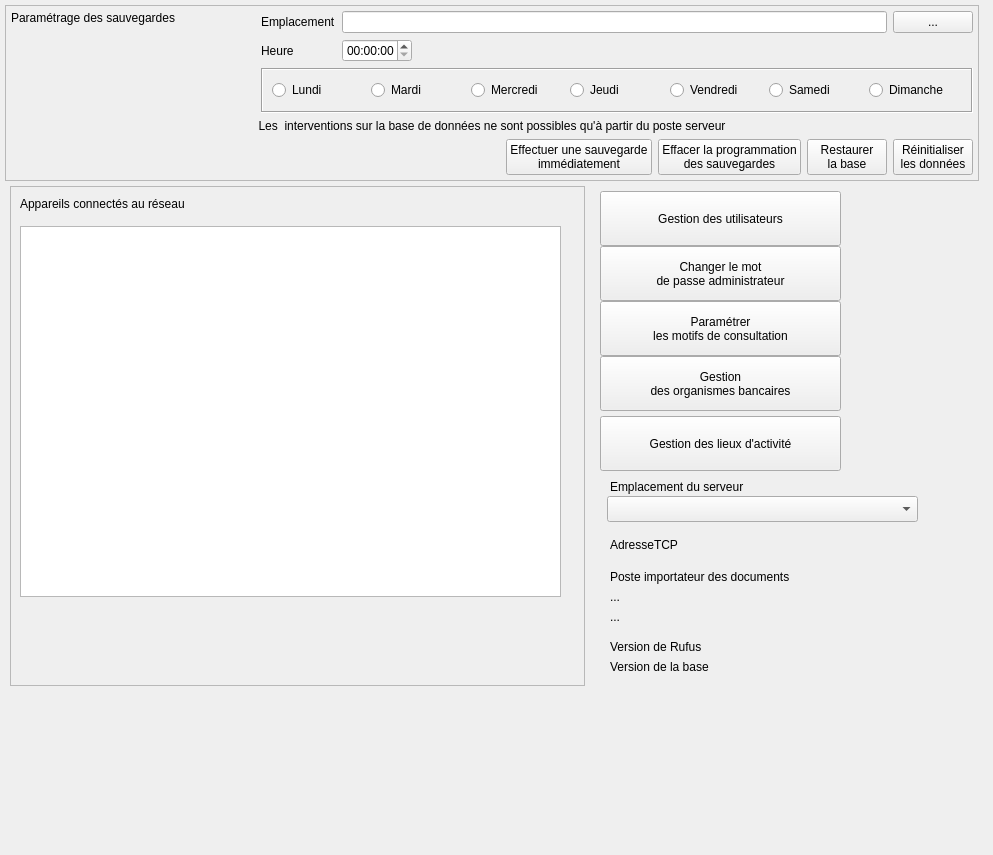
     <widget class="QWidget" name="GeneralParamtab">
      <property name="minimumSize">
       <size>
        <width>910</width>
        <height>800</height>
       </size>
      </property>
      <attribute name="title">
       <string>Général</string>
      </attribute>
      <widget class="QWidget" name="GeneralWidget" native="true">
       <property name="geometry">
        <rect>
         <x>0</x>
         <y>0</y>
         <width>984</width>
         <height>846</height>
        </rect>
       </property>
       <layout class="QVBoxLayout" name="GeneralLayout">
        <property name="spacing">
         <number>5</number>
        </property>
        <property name="leftMargin">
         <number>5</number>
        </property>
        <property name="topMargin">
         <number>5</number>
        </property>
        <property name="rightMargin">
         <number>5</number>
        </property>
        <property name="bottomMargin">
         <number>5</number>
        </property>
        <item>
         <widget class="QFrame" name="Sauvegardeframe">
          <property name="maximumSize">
           <size>
            <width>16777215</width>
            <height>240</height>
           </size>
          </property>
          <property name="focusPolicy">
           <enum>Qt::NoFocus</enum>
          </property>
          <property name="contextMenuPolicy">
           <enum>Qt::NoContextMenu</enum>
          </property>
          <property name="frameShape">
           <enum>QFrame::StyledPanel</enum>
          </property>
          <property name="frameShadow">
           <enum>QFrame::Raised</enum>
          </property>
          <layout class="QVBoxLayout" name="verticalLayout_3">
           <property name="leftMargin">
            <number>5</number>
           </property>
           <property name="topMargin">
            <number>5</number>
           </property>
           <property name="rightMargin">
            <number>5</number>
           </property>
           <property name="bottomMargin">
            <number>5</number>
           </property>
           <item>
            <layout class="QHBoxLayout" name="horizontalLayout_5">
             <item>
              <layout class="QVBoxLayout" name="verticalLayout_2">
               <item>
                <widget class="UpLabel" name="SauvegardeupLabel">
                 <property name="contextMenuPolicy">
                  <enum>Qt::NoContextMenu</enum>
                 </property>
                 <property name="text">
                  <string>Paramétrage des sauvegardes</string>
                 </property>
                </widget>
               </item>
               <item>
                <spacer name="verticalSpacer">
                 <property name="orientation">
                  <enum>Qt::Vertical</enum>
                 </property>
                 <property name="sizeHint" stdset="0">
                  <size>
                   <width>20</width>
                   <height>40</height>
                  </size>
                 </property>
                </spacer>
               </item>
              </layout>
             </item>
             <item>
              <layout class="QGridLayout" name="gridLayout_2">
               <item row="1" column="0">
                <spacer name="horizontalSpacer_6">
                 <property name="orientation">
                  <enum>Qt::Horizontal</enum>
                 </property>
                 <property name="sizeType">
                  <enum>QSizePolicy::Fixed</enum>
                 </property>
                 <property name="sizeHint" stdset="0">
                  <size>
                   <width>80</width>
                   <height>20</height>
                  </size>
                 </property>
                </spacer>
               </item>
               <item row="1" column="2">
                <widget class="QTimeEdit" name="HeureBackuptimeEdit">
                 <property name="maximumSize">
                  <size>
                   <width>70</width>
                   <height>16777215</height>
                  </size>
                 </property>
                 <property name="contextMenuPolicy">
                  <enum>Qt::NoContextMenu</enum>
                 </property>
                </widget>
               </item>
               <item row="0" column="2">
                <widget class="UpLineEdit" name="DirBackupuplineEdit">
                 <property name="focusPolicy">
                  <enum>Qt::NoFocus</enum>
                 </property>
                 <property name="contextMenuPolicy">
                  <enum>Qt::NoContextMenu</enum>
                 </property>
                 <property name="maxLength">
                  <number>150</number>
                 </property>
                 <property name="frame">
                  <bool>true</bool>
                 </property>
                </widget>
               </item>
               <item row="1" column="1">
                <widget class="QLabel" name="HoraireBackuplabel">
                 <property name="contextMenuPolicy">
                  <enum>Qt::NoContextMenu</enum>
                 </property>
                 <property name="text">
                  <string>Heure</string>
                 </property>
                </widget>
               </item>
               <item row="0" column="3">
                <widget class="QPushButton" name="DirBackuppushButton">
                 <property name="contextMenuPolicy">
                  <enum>Qt::NoContextMenu</enum>
                 </property>
                 <property name="text">
                  <string>...</string>
                 </property>
                </widget>
               </item>
               <item row="0" column="1">
                <widget class="QLabel" name="DirBackuplabel">
                 <property name="contextMenuPolicy">
                  <enum>Qt::NoContextMenu</enum>
                 </property>
                 <property name="text">
                  <string>Emplacement</string>
                 </property>
                </widget>
               </item>
               <item row="2" column="1" colspan="3">
                <widget class="QFrame" name="JourSauvegardeframe">
                 <property name="minimumSize">
                  <size>
                   <width>0</width>
                   <height>45</height>
                  </size>
                 </property>
                 <property name="maximumSize">
                  <size>
                   <width>16777215</width>
                   <height>45</height>
                  </size>
                 </property>
                 <property name="focusPolicy">
                  <enum>Qt::WheelFocus</enum>
                 </property>
                 <property name="contextMenuPolicy">
                  <enum>Qt::NoContextMenu</enum>
                 </property>
                 <property name="frameShape">
                  <enum>QFrame::Box</enum>
                 </property>
                 <property name="frameShadow">
                  <enum>QFrame::Sunken</enum>
                 </property>
                 <layout class="QHBoxLayout" name="horizontalLayout_7">
                  <item>
                   <widget class="UpRadioButton" name="LundiradioButton">
                    <property name="focusPolicy">
                     <enum>Qt::StrongFocus</enum>
                    </property>
                    <property name="contextMenuPolicy">
                     <enum>Qt::NoContextMenu</enum>
                    </property>
                    <property name="text">
                     <string>Lundi</string>
                    </property>
                    <property name="autoExclusive">
                     <bool>false</bool>
                    </property>
                   </widget>
                  </item>
                  <item>
                   <widget class="UpRadioButton" name="MardiradioButton">
                    <property name="focusPolicy">
                     <enum>Qt::StrongFocus</enum>
                    </property>
                    <property name="contextMenuPolicy">
                     <enum>Qt::NoContextMenu</enum>
                    </property>
                    <property name="text">
                     <string>Mardi</string>
                    </property>
                    <property name="autoExclusive">
                     <bool>false</bool>
                    </property>
                   </widget>
                  </item>
                  <item>
                   <widget class="UpRadioButton" name="MercrediradioButton">
                    <property name="focusPolicy">
                     <enum>Qt::StrongFocus</enum>
                    </property>
                    <property name="contextMenuPolicy">
                     <enum>Qt::NoContextMenu</enum>
                    </property>
                    <property name="text">
                     <string>Mercredi</string>
                    </property>
                    <property name="autoExclusive">
                     <bool>false</bool>
                    </property>
                   </widget>
                  </item>
                  <item>
                   <widget class="UpRadioButton" name="JeudiradioButton">
                    <property name="focusPolicy">
                     <enum>Qt::StrongFocus</enum>
                    </property>
                    <property name="contextMenuPolicy">
                     <enum>Qt::NoContextMenu</enum>
                    </property>
                    <property name="text">
                     <string>Jeudi</string>
                    </property>
                    <property name="autoExclusive">
                     <bool>false</bool>
                    </property>
                   </widget>
                  </item>
                  <item>
                   <widget class="UpRadioButton" name="VendrediradioButton">
                    <property name="focusPolicy">
                     <enum>Qt::StrongFocus</enum>
                    </property>
                    <property name="contextMenuPolicy">
                     <enum>Qt::NoContextMenu</enum>
                    </property>
                    <property name="text">
                     <string>Vendredi</string>
                    </property>
                    <property name="autoExclusive">
                     <bool>false</bool>
                    </property>
                   </widget>
                  </item>
                  <item>
                   <widget class="UpRadioButton" name="SamediradioButton">
                    <property name="focusPolicy">
                     <enum>Qt::StrongFocus</enum>
                    </property>
                    <property name="contextMenuPolicy">
                     <enum>Qt::NoContextMenu</enum>
                    </property>
                    <property name="text">
                     <string>Samedi</string>
                    </property>
                    <property name="autoExclusive">
                     <bool>false</bool>
                    </property>
                   </widget>
                  </item>
                  <item>
                   <widget class="UpRadioButton" name="DimancheradioButton">
                    <property name="focusPolicy">
                     <enum>Qt::StrongFocus</enum>
                    </property>
                    <property name="contextMenuPolicy">
                     <enum>Qt::NoContextMenu</enum>
                    </property>
                    <property name="text">
                     <string>Dimanche</string>
                    </property>
                    <property name="autoExclusive">
                     <bool>false</bool>
                    </property>
                   </widget>
                  </item>
                 </layout>
                </widget>
               </item>
              </layout>
             </item>
            </layout>
           </item>
           <item>
            <widget class="QLabel" name="ModifBaselabel">
             <property name="text">
              <string>Les  interventions sur la base de données ne sont possibles qu'à partir du poste serveur</string>
             </property>
             <property name="alignment">
              <set>Qt::AlignCenter</set>
             </property>
            </widget>
           </item>
           <item>
            <layout class="QHBoxLayout" name="horizontalLayout_6">
             <item>
              <spacer name="horizontalSpacer_7">
               <property name="orientation">
                <enum>Qt::Horizontal</enum>
               </property>
               <property name="sizeHint" stdset="0">
                <size>
                 <width>40</width>
                 <height>20</height>
                </size>
               </property>
              </spacer>
             </item>
             <item>
              <widget class="UpPushButton" name="ImmediatBackupupPushButton">
               <property name="text">
                <string>Effectuer une sauvegarde
immédiatement</string>
               </property>
              </widget>
             </item>
             <item>
              <widget class="UpPushButton" name="EffacePrgSauvupPushButton">
               <property name="contextMenuPolicy">
                <enum>Qt::NoContextMenu</enum>
               </property>
               <property name="text">
                <string>Effacer la programmation
des sauvegardes</string>
               </property>
               <property name="iconSize">
                <size>
                 <width>30</width>
                 <height>30</height>
                </size>
               </property>
              </widget>
             </item>
             <item>
              <widget class="UpPushButton" name="RestaurBaseupPushButton">
               <property name="contextMenuPolicy">
                <enum>Qt::NoContextMenu</enum>
               </property>
               <property name="text">
                <string>Restaurer
la base</string>
               </property>
               <property name="iconSize">
                <size>
                 <width>40</width>
                 <height>40</height>
                </size>
               </property>
              </widget>
             </item>
             <item>
              <widget class="UpPushButton" name="ReinitBaseupPushButton">
               <property name="contextMenuPolicy">
                <enum>Qt::NoContextMenu</enum>
               </property>
               <property name="text">
                <string>Réinitialiser
les données</string>
               </property>
               <property name="iconSize">
                <size>
                 <width>40</width>
                 <height>40</height>
                </size>
               </property>
              </widget>
             </item>
            </layout>
           </item>
          </layout>
         </widget>
        </item>
        <item>
         <layout class="QHBoxLayout" name="horizontalLayout_3" stretch="6,4">
          <property name="spacing">
           <number>5</number>
          </property>
          <property name="leftMargin">
           <number>5</number>
          </property>
          <property name="rightMargin">
           <number>5</number>
          </property>
          <item>
           <widget class="QFrame" name="Appareilsconnectesframe">
            <property name="minimumSize">
             <size>
              <width>0</width>
              <height>500</height>
             </size>
            </property>
            <property name="contextMenuPolicy">
             <enum>Qt::NoContextMenu</enum>
            </property>
            <property name="frameShape">
             <enum>QFrame::StyledPanel</enum>
            </property>
            <property name="frameShadow">
             <enum>QFrame::Raised</enum>
            </property>
            <widget class="UpTableWidget" name="AppareilsConnectesupTableWidget">
             <property name="geometry">
              <rect>
               <x>10</x>
               <y>40</y>
               <width>541</width>
               <height>371</height>
              </rect>
             </property>
             <property name="minimumSize">
              <size>
               <width>541</width>
               <height>0</height>
              </size>
             </property>
             <property name="maximumSize">
              <size>
               <width>541</width>
               <height>16277715</height>
              </size>
             </property>
             <property name="contextMenuPolicy">
              <enum>Qt::NoContextMenu</enum>
             </property>
             <property name="editTriggers">
              <set>QAbstractItemView::NoEditTriggers</set>
             </property>
             <property name="selectionBehavior">
              <enum>QAbstractItemView::SelectRows</enum>
             </property>
            </widget>
            <widget class="UpLabel" name="AppareilsconnectesupLabel">
             <property name="geometry">
              <rect>
               <x>10</x>
               <y>10</y>
               <width>251</width>
               <height>16</height>
              </rect>
             </property>
             <property name="minimumSize">
              <size>
               <width>0</width>
               <height>16</height>
              </size>
             </property>
             <property name="maximumSize">
              <size>
               <width>16777215</width>
               <height>16</height>
              </size>
             </property>
             <property name="contextMenuPolicy">
              <enum>Qt::NoContextMenu</enum>
             </property>
             <property name="text">
              <string>Appareils connectés au réseau</string>
             </property>
            </widget>
           </widget>
          </item>
          <item>
           <widget class="QWidget" name="AdminWidget" native="true">
            <property name="minimumSize">
             <size>
              <width>0</width>
              <height>500</height>
             </size>
            </property>
            <widget class="UpPushButton" name="GestUserpushButton">
             <property name="geometry">
              <rect>
               <x>10</x>
               <y>5</y>
               <width>241</width>
               <height>55</height>
              </rect>
             </property>
             <property name="contextMenuPolicy">
              <enum>Qt::NoContextMenu</enum>
             </property>
             <property name="text">
              <string>Gestion des utilisateurs</string>
             </property>
             <property name="icon">
              <iconset resource="../assets/Images/images.qrc">
               <normaloff>:/chgtuser.png</normaloff>:/chgtuser.png</iconset>
             </property>
             <property name="iconSize">
              <size>
               <width>32</width>
               <height>32</height>
              </size>
             </property>
            </widget>
            <widget class="QLabel" name="PosteImportDocsPrioritairelabel">
             <property name="geometry">
              <rect>
               <x>20</x>
               <y>420</y>
               <width>221</width>
               <height>21</height>
              </rect>
             </property>
             <property name="text">
              <string>...</string>
             </property>
            </widget>
            <widget class="QLabel" name="PosteImportDocslabel">
             <property name="geometry">
              <rect>
               <x>20</x>
               <y>400</y>
               <width>221</width>
               <height>21</height>
              </rect>
             </property>
             <property name="text">
              <string>...</string>
             </property>
            </widget>
            <widget class="UpPushButton" name="ParamMotifspushButton">
             <property name="geometry">
              <rect>
               <x>10</x>
               <y>115</y>
               <width>241</width>
               <height>55</height>
              </rect>
             </property>
             <property name="contextMenuPolicy">
              <enum>Qt::NoContextMenu</enum>
             </property>
             <property name="text">
              <string>Paramétrer
les motifs de consultation</string>
             </property>
             <property name="icon">
              <iconset resource="../assets/Images/images.qrc">
               <normaloff>:/list_all_participants.png</normaloff>:/list_all_participants.png</iconset>
             </property>
             <property name="iconSize">
              <size>
               <width>32</width>
               <height>32</height>
              </size>
             </property>
            </widget>
            <widget class="QLabel" name="VersionBaselabel">
             <property name="geometry">
              <rect>
               <x>20</x>
               <y>470</y>
               <width>221</width>
               <height>21</height>
              </rect>
             </property>
             <property name="text">
              <string>Version de la base</string>
             </property>
            </widget>
            <widget class="QLabel" name="VerifPosteImportDocslabel">
             <property name="geometry">
              <rect>
               <x>20</x>
               <y>380</y>
               <width>221</width>
               <height>21</height>
              </rect>
             </property>
             <property name="text">
              <string>Poste importateur des documents</string>
             </property>
            </widget>
            <widget class="UpPushButton" name="InitMDPAdminpushButton">
             <property name="geometry">
              <rect>
               <x>10</x>
               <y>60</y>
               <width>241</width>
               <height>55</height>
              </rect>
             </property>
             <property name="contextMenuPolicy">
              <enum>Qt::NoContextMenu</enum>
             </property>
             <property name="text">
              <string>Changer le mot
de passe administrateur</string>
             </property>
             <property name="icon">
              <iconset resource="../assets/Images/images.qrc">
               <normaloff>:/password.ico</normaloff>:/password.ico</iconset>
             </property>
             <property name="iconSize">
              <size>
               <width>32</width>
               <height>32</height>
              </size>
             </property>
            </widget>
            <widget class="QLabel" name="VersionRufuslabel">
             <property name="geometry">
              <rect>
               <x>20</x>
               <y>450</y>
               <width>221</width>
               <height>21</height>
              </rect>
             </property>
             <property name="text">
              <string>Version de Rufus</string>
             </property>
            </widget>
            <widget class="UpPushButton" name="GestionBanquespushButton">
             <property name="geometry">
              <rect>
               <x>10</x>
               <y>170</y>
               <width>241</width>
               <height>55</height>
              </rect>
             </property>
             <property name="contextMenuPolicy">
              <enum>Qt::NoContextMenu</enum>
             </property>
             <property name="text">
              <string>Gestion
des organismes bancaires</string>
             </property>
             <property name="icon">
              <iconset resource="../assets/Images/images.qrc">
               <normaloff>:/euro.ico</normaloff>:/euro.ico</iconset>
             </property>
             <property name="iconSize">
              <size>
               <width>30</width>
               <height>30</height>
              </size>
             </property>
            </widget>
            <widget class="UpPushButton" name="GestLieuxpushButton">
             <property name="geometry">
              <rect>
               <x>10</x>
               <y>230</y>
               <width>241</width>
               <height>55</height>
              </rect>
             </property>
             <property name="contextMenuPolicy">
              <enum>Qt::NoContextMenu</enum>
             </property>
             <property name="text">
              <string>Gestion des lieux d'activité</string>
             </property>
             <property name="icon">
              <iconset resource="../assets/Images/images.qrc">
               <normaloff>:/address-book.png</normaloff>:/address-book.png</iconset>
             </property>
             <property name="iconSize">
              <size>
               <width>35</width>
               <height>35</height>
              </size>
             </property>
            </widget>
            <widget class="QLabel" name="EmplacementServeurlabel">
             <property name="geometry">
              <rect>
               <x>20</x>
               <y>290</y>
               <width>161</width>
               <height>21</height>
              </rect>
             </property>
             <property name="text">
              <string>Emplacement du serveur</string>
             </property>
            </widget>
            <widget class="UpComboBox" name="EmplacementServeurupComboBox">
             <property name="geometry">
              <rect>
               <x>17</x>
               <y>310</y>
               <width>311</width>
               <height>26</height>
              </rect>
             </property>
            </widget>
            <widget class="QLabel" name="TCPlabel">
             <property name="geometry">
              <rect>
               <x>20</x>
               <y>348</y>
               <width>321</width>
               <height>21</height>
              </rect>
             </property>
             <property name="text">
              <string>AdresseTCP</string>
             </property>
            </widget>
           </widget>
          </item>
         </layout>
        </item>
        <item>
         <spacer name="verticalSpacer_2">
          <property name="orientation">
           <enum>Qt::Vertical</enum>
          </property>
          <property name="sizeHint" stdset="0">
           <size>
            <width>20</width>
            <height>40</height>
           </size>
          </property>
         </spacer>
        </item>
        <item>
         <layout class="QHBoxLayout" name="horizontalLayout_2">
          <property name="spacing">
           <number>5</number>
          </property>
          <property name="leftMargin">
           <number>5</number>
          </property>
          <property name="topMargin">
           <number>0</number>
          </property>
          <property name="rightMargin">
           <number>5</number>
          </property>
          <property name="bottomMargin">
           <number>5</number>
          </property>
          <item>
           <spacer name="horizontalSpacer_2">
            <property name="orientation">
             <enum>Qt::Horizontal</enum>
            </property>
            <property name="sizeHint" stdset="0">
             <size>
              <width>40</width>
              <height>20</height>
             </size>
            </property>
           </spacer>
          </item>
          <item>
           <widget class="UpLabel" name="LockParamGeneralupLabel">
            <property name="minimumSize">
             <size>
              <width>48</width>
              <height>48</height>
             </size>
            </property>
            <property name="maximumSize">
             <size>
              <width>48</width>
              <height>48</height>
             </size>
            </property>
            <property name="cursor">
             <cursorShape>PointingHandCursor</cursorShape>
            </property>
            <property name="contextMenuPolicy">
             <enum>Qt::NoContextMenu</enum>
            </property>
            <property name="styleSheet">
             <string notr="true"/>
            </property>
            <property name="text">
             <string/>
            </property>
            <property name="scaledContents">
             <bool>false</bool>
            </property>
           </widget>
          </item>
         </layout>
        </item>
       </layout>
      </widget>
     </widget>
